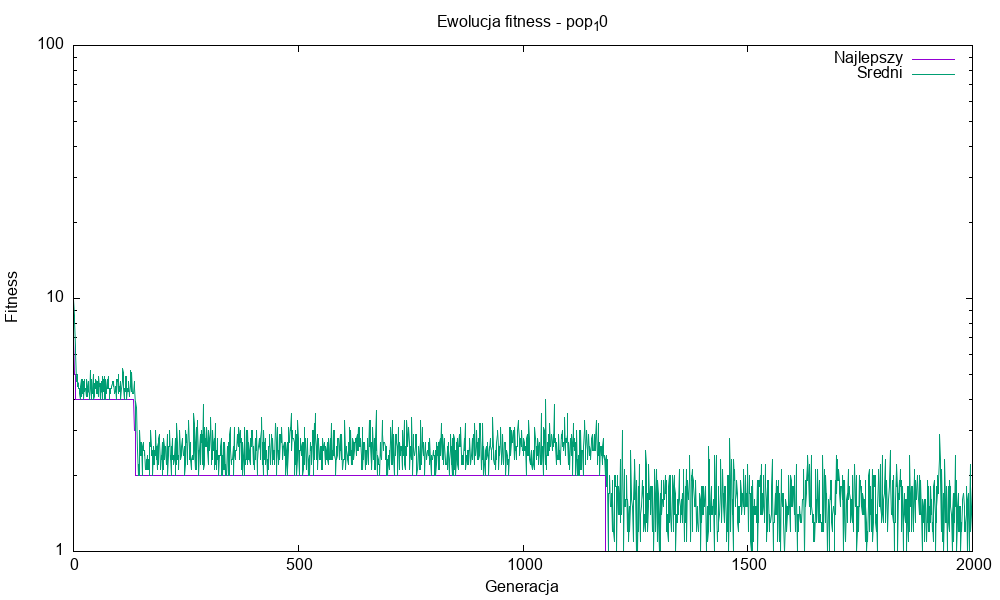

Write gnuplot code to recreate this figure.
set terminal png size 1000,600
set output 'plot_pop_10.png'
set title 'Ewolucja fitness - pop_10'
set xlabel 'Generacja'
set ylabel 'Fitness'
set logscale y
plot 'fitness_data_pop_10.txt' using 1:2 with lines title 'Najlepszy', 'fitness_data_pop_10.txt' using 1:3 with lines title 'Sredni'
